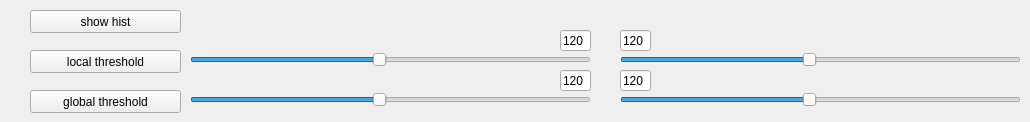
   <widget class="QWidget" name="tab_7">
    <attribute name="title">
     <string>Histograms</string>
    </attribute>
    <widget class="QPushButton" name="histogramButton">
     <property name="geometry">
      <rect>
       <x>30</x>
       <y>10</y>
       <width>151</width>
       <height>23</height>
      </rect>
     </property>
     <property name="text">
      <string>show hist</string>
     </property>
    </widget>
    <widget class="QPushButton" name="histogramLocalThresholdButton">
     <property name="geometry">
      <rect>
       <x>30</x>
       <y>50</y>
       <width>151</width>
       <height>23</height>
      </rect>
     </property>
     <property name="text">
      <string>local threshold</string>
     </property>
    </widget>
    <widget class="QPushButton" name="histogramGlobalThresholdButton">
     <property name="geometry">
      <rect>
       <x>30</x>
       <y>90</y>
       <width>151</width>
       <height>23</height>
      </rect>
     </property>
     <property name="text">
      <string>global threshold</string>
     </property>
    </widget>
    <widget class="QSlider" name="hSlider_histogramGlobalUpperThreshold">
     <property name="geometry">
      <rect>
       <x>620</x>
       <y>90</y>
       <width>401</width>
       <height>19</height>
      </rect>
     </property>
     <property name="maximum">
      <number>255</number>
     </property>
     <property name="value">
      <number>120</number>
     </property>
     <property name="orientation">
      <enum>Qt::Horizontal</enum>
     </property>
    </widget>
    <widget class="QSlider" name="hSlider_histogramLocalUpperThreshold">
     <property name="geometry">
      <rect>
       <x>620</x>
       <y>50</y>
       <width>401</width>
       <height>19</height>
      </rect>
     </property>
     <property name="maximum">
      <number>255</number>
     </property>
     <property name="value">
      <number>120</number>
     </property>
     <property name="orientation">
      <enum>Qt::Horizontal</enum>
     </property>
    </widget>
    <widget class="QSlider" name="hSlider_histogramLocalLowerThreshold">
     <property name="geometry">
      <rect>
       <x>190</x>
       <y>50</y>
       <width>401</width>
       <height>19</height>
      </rect>
     </property>
     <property name="maximum">
      <number>255</number>
     </property>
     <property name="value">
      <number>120</number>
     </property>
     <property name="orientation">
      <enum>Qt::Horizontal</enum>
     </property>
    </widget>
    <widget class="QSlider" name="hSlider_histogramGlobalLowerThreshold">
     <property name="geometry">
      <rect>
       <x>190</x>
       <y>90</y>
       <width>401</width>
       <height>19</height>
      </rect>
     </property>
     <property name="maximum">
      <number>255</number>
     </property>
     <property name="value">
      <number>120</number>
     </property>
     <property name="orientation">
      <enum>Qt::Horizontal</enum>
     </property>
    </widget>
    <widget class="QLineEdit" name="histogramGlobalUpperThresholdBox">
     <property name="geometry">
      <rect>
       <x>620</x>
       <y>70</y>
       <width>31</width>
       <height>21</height>
      </rect>
     </property>
     <property name="text">
      <string>120</string>
     </property>
    </widget>
    <widget class="QLineEdit" name="histogramLocalUpperThresholdBox">
     <property name="geometry">
      <rect>
       <x>620</x>
       <y>30</y>
       <width>31</width>
       <height>21</height>
      </rect>
     </property>
     <property name="text">
      <string>120</string>
     </property>
    </widget>
    <widget class="QLineEdit" name="histogramGlobalLowerThresholdBox">
     <property name="geometry">
      <rect>
       <x>560</x>
       <y>70</y>
       <width>31</width>
       <height>21</height>
      </rect>
     </property>
     <property name="text">
      <string>120</string>
     </property>
    </widget>
    <widget class="QLineEdit" name="histogramLocalLowerThresholdBox">
     <property name="geometry">
      <rect>
       <x>560</x>
       <y>30</y>
       <width>31</width>
       <height>21</height>
      </rect>
     </property>
     <property name="text">
      <string>120</string>
     </property>
    </widget>
   </widget>
